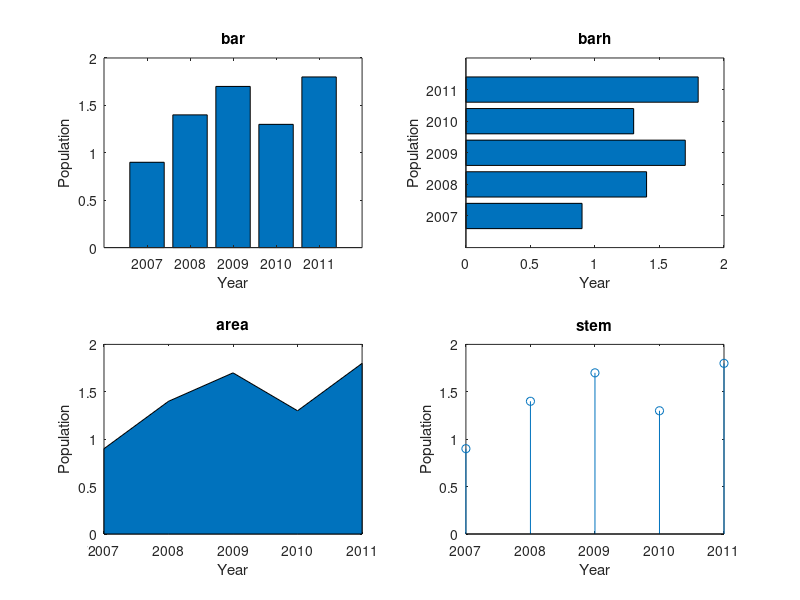

This figure's MATLAB source:
% Subplot to show plot types

year = 2007:2011;
pop = [0.9 1.4 1.7 1.3 1.8];

% Subplot 1
subplot(2,2,1)
bar(year,pop)
title('bar')
xlabel('Year')
ylabel('Population')

% Subplot 2
subplot(2,2,2)
barh(year,pop)
title('barh')
xlabel('Year')
ylabel('Population')

% Subplot 3
subplot(2,2,3)
area(year,pop)
title('area')
xlabel('Year')
ylabel('Population')

% Subplot 4
subplot(2,2,4)
stem(year,pop)
title('stem')
xlabel('Year')
ylabel('Population')
